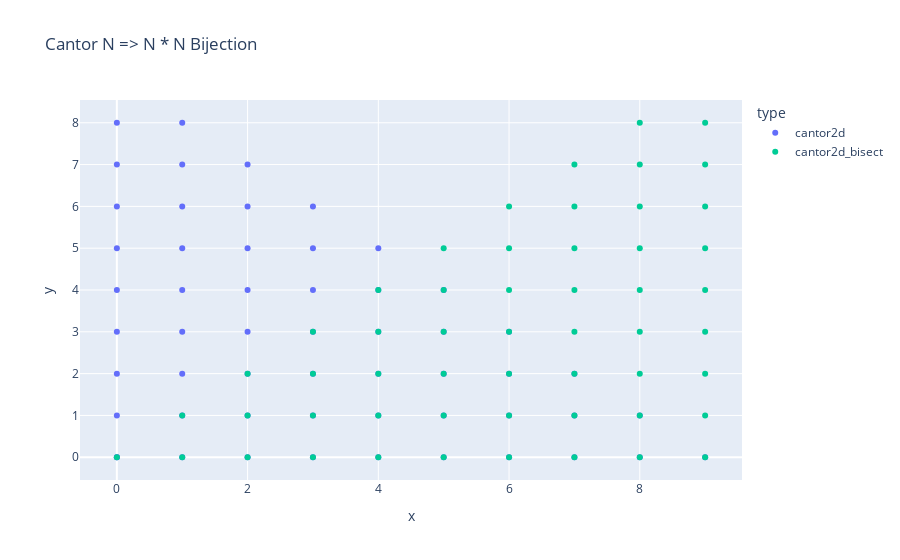

Notebook cell for this chart:
### Code cell
# returns the minimum k for which (k*(k+1))/2 >= n
# i.e., left bottom point of the diagonal n is in
def geq_gauss(n):
    lg = leq_gauss(n)
    return lg if gauss(lg) == n else lg+1

# Given a number, returns a 2D point that follows Cantor's 
# zigzag bijection between N and N*N. I don't do zigzag as
# it's more complicated, instead, I enumerate like this
# 1 2 4 7 ...
# 3 5 8 ...
# 6 9 ...
# 10 ...
def cantor2d(n):
    if n == 0:
        return [0,0]
    g = geq_gauss(n)
    gg = gauss(g)
    delta = gg-n # gg must be >= n
    return [delta, g-1-delta]

# Modified version that maps to the 2D subspace for which x>=y 
# 1 x ...
# 2 3 x ...
# 4 5 6 x ...
# 7 8 9 10 x ...
def cantor2d_bisect(n):
    if n == 0:
        return []
    
    g = geq_gauss(n)
    gg = gauss(g)
    return [g-1, g-gg+n-1]

def cantor2d_bisect_inverse(c):
    if c == []:
        return 0
    
    x, y = [a+1 for a in c] # add +1 to both coordinates
    gg = gauss(x)
    n = y-x+gg
    return n

# Unit test
assert(all([cantor2d_bisect_inverse(cantor2d_bisect(i))==i for i in range(0,1000)]))

# Plot
data = [cantor2d(i)+ ["cantor2d"] for i in range(0,gauss(10))]
data += [cantor2d_bisect(i)+ ["cantor2d_bisect"] for i in range(0,gauss(10))]
dff = pd.DataFrame(data, columns=['x', 'y', "type"]) 
fig = px.scatter(dff, x="x", y="y", title="Cantor N => N * N Bijection", color="type")
fig.show()

### Figure 1 — Plotly figure (JSON) as saved in the notebook; plotly's stock layout.template omitted (floating-point values rounded to 4 significant figures)
{"data": [{"hovertemplate": "type=cantor2d<br>x=%{x}<br>y=%{y}<extra></extra>", "legendgroup": "cantor2d", "marker": {"color": "#636efa", "symbol": "circle"}, "mode": "markers", "name": "cantor2d", "orientation": "v", "showlegend": true, "type": "scatter", "x": [0, 0, 1, 0, 2, 1, 0, 3, 2, 1, 0, 4, 3, 2, 1, 0, 5, 4, 3, 2, 1, 0, 6, 5, 4, 3, 2, 1, 0, 7, 6, 5, 4, 3, 2, 1, 0, 8, 7, 6, 5, 4, 3, 2, 1, 0, 9, 8, 7, 6, 5, 4, 3, 2, 1], "xaxis": "x", "y": [0, 0, 0, 1, 0, 1, 2, 0, 1, 2, 3, 0, 1, 2, 3, 4, 0, 1, 2, 3, 4, 5, 0, 1, 2, 3, 4, 5, 6, 0, 1, 2, 3, 4, 5, 6, 7, 0, 1, 2, 3, 4, 5, 6, 7, 8, 0, 1, 2, 3, 4, 5, 6, 7, 8], "yaxis": "y"}, {"hovertemplate": "type=cantor2d_bisect<br>x=%{x}<br>y=%{y}<extra></extra>", "legendgroup": "cantor2d_bisect", "marker": {"color": "#00cc96", "symbol": "circle"}, "mode": "markers", "name": "cantor2d_bisect", "orientation": "v", "showlegend": true, "type": "scatter", "x": [0, 1, 1, 2, 2, 2, 3, 3, 3, 3, 4, 4, 4, 4, 4, 5, 5, 5, 5, 5, 5, 6, 6, 6, 6, 6, 6, 6, 7, 7, 7, 7, 7, 7, 7, 7, 8, 8, 8, 8, 8, 8, 8, 8, 8, 9, 9, 9, 9, 9, 9, 9, 9, 9], "xaxis": "x", "y": [0, 0, 1, 0, 1, 2, 0, 1, 2, 3, 0, 1, 2, 3, 4, 0, 1, 2, 3, 4, 5, 0, 1, 2, 3, 4, 5, 6, 0, 1, 2, 3, 4, 5, 6, 7, 0, 1, 2, 3, 4, 5, 6, 7, 8, 0, 1, 2, 3, 4, 5, 6, 7, 8], "yaxis": "y"}], "layout": {"legend": {"title": {"text": "type"}, "tracegroupgap": 0}, "title": {"text": "Cantor N => N * N Bijection"}, "xaxis": {"anchor": "y", "domain": [0, 1], "title": {"text": "x"}}, "yaxis": {"anchor": "x", "domain": [0, 1], "title": {"text": "y"}}}}
